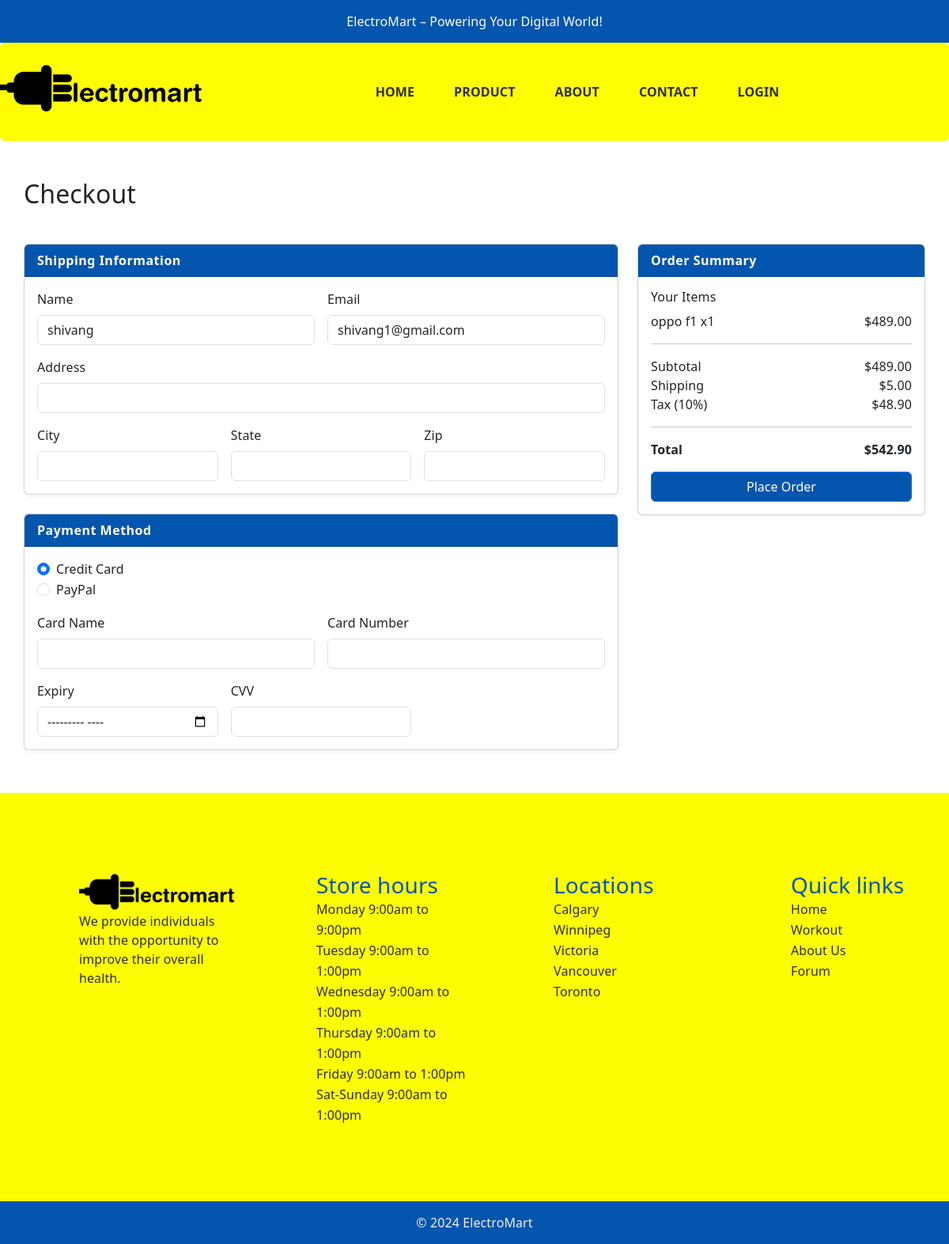
Page /customer/checkout.php (signed in) on the committed database.
### tables this page shows
CREATE TABLE `users` (
  `id` int(11) NOT NULL,
  `name` varchar(100) NOT NULL,
  `email` varchar(150) NOT NULL,
  `phone` varchar(15) DEFAULT NULL,
  `password` varchar(255) NOT NULL,
  `role` enum('customer','vendor','admin') NOT NULL,
  `address` varchar(255) NOT NULL,
  `created_at` timestamp NOT NULL DEFAULT current_timestamp()
);

CREATE TABLE `cart` (
  `id` int(11) NOT NULL,
  `user_id` int(11) NOT NULL,
  `product_id` int(11) NOT NULL,
  `quantity` int(11) NOT NULL DEFAULT 1,
  `created_at` timestamp NOT NULL DEFAULT current_timestamp()
);

CREATE TABLE `products` (
  `id` int(11) NOT NULL,
  `vendor_id` int(11) NOT NULL,
  `name` varchar(255) NOT NULL,
  `description` text DEFAULT NULL,
  `Features` varchar(255) NOT NULL,
  `price` decimal(10,2) NOT NULL,
  `category` int(11) DEFAULT NULL,
  `stock` int(11) DEFAULT 0,
  `image` varchar(255) DEFAULT NULL,
  `created_at` timestamp NOT NULL DEFAULT current_timestamp()
);

### customer/checkout.php (the view, shortened to what this page needs)
<?php
include '../config/db.php';
$user_id = $_SESSION['user_id'];
$cart_items = $conn->query("
    SELECT c.id as cart_id, c.quantity, p.id as product_id, p.name, p.price
    FROM cart c
    JOIN products p ON c.product_id = p.id
    WHERE c.user_id = $user_id
");
$subtotal = 0;
$cart_array = [];
while($item = $cart_items->fetch_assoc()) {
    $subtotal += $item['price'] * $item['quantity'];
    $cart_array[] = $item;
}
$user = $conn->query("SELECT * FROM users WHERE id = $user_id")->fetch_assoc();
?>
<!DOCTYPE html>
<html lang="en">
<head>
    <link href="https://cdn.jsdelivr.net/npm/bootstrap@5.3.0/dist/css/bootstrap.min.css" rel="stylesheet">
</head>
<body>
<?php include 'header.php'; ?>
<div class="checkout-main-content mt-5">
    <h2>Checkout</h2>
    <form method="post" action="" novalidate>
        <div class="row mt-4">
            <div class="col-md-8">
                <div class="card mb-4">
                    <div class="card-header bg-primary text-white checkout-heading">Shipping Information</div>
                    <div class="card-body">
                        <div class="row g-3">
                            <div class="col-md-6">
                                <label class="form-label">Name</label>
                                <input type="text" class="form-control" pattern="[A-Za-z\s]{1,15}" title="Only letters, max 15 characters" value="<?php echo htmlspecialchars($user['name']); ?>" readonly>
                            </div>
                            <div class="col-md-6">
                                <label class="form-label">Email</label>
                                <input type="email" class="form-control" value="<?php echo htmlspecialchars($user['email']); ?>" readonly>
                            </div>
                            <div class="col-12">
                                <label class="form-label">Address</label>
                                <input type="text" name="address" class="form-control" required>
                            </div>
                            <div class="col-md-4">
                                <label class="form-label">City</label>
                                <input type="text" name="city" class="form-control" required>
                            </div>
                            <div class="col-md-4">
                                <label class="form-label">State</label>
                                <input type="text" name="state" class="form-control" required>
                            </div>
                            <div class="col-md-4">
                                <label class="form-label">Zip</label>
                                <input type="text" name="zip" class="form-control" required pattern="^[A-Za-z]\d[A-Za-z][ -]?\d[A-Za-z]\d$" title="Enter a valid Canadian postal code (e.g., A1A 1A1)">
                            </div>
                        </div>
                    </div>
                </div>
                <div class="card mb-4">
                    <div class="card-header bg-primary text-white checkout-heading">Payment Method</div>
                    <div class="card-body">
                        <div class="form-check">
                            <input class="form-check-input" type="radio" name="paymentMethod" id="creditCard" value="creditCard" checked required>
                            <label class="form-check-label" for="creditCard">Credit Card</label>
                        </div>
                        <div class="form-check">
                            <input class="form-check-input" type="radio" name="paymentMethod" id="paypal" value="paypal">
                            <label class="form-check-label" for="paypal">PayPal</label>
                        </div>
                        <div class="mt-3">
                            <div class="row g-3">
                                <div class="col-md-6">
                                    <label class="form-label">Card Name</label>
                                    <input type="text" class="form-control" required pattern="[A-Za-z\s]+" title="Only letters allowed">
                                </div>
                                <div class="col-md-6">
                                    <label class="form-label">Card Number</label>
                                    <input type="text" class="form-control" required pattern="\d{16}" maxlength="16" title="Enter 16 digit card number">
                                </div>
                                <div class="col-md-4">
                                    <label class="form-label">Expiry</label>
                                    <input type="month" class="form-control" id="expiry" required>
                                </div>
                                <div class="col-md-4">
                                    <label class="form-label">CVV</label>
                                    <input type="text" class="form-control" required pattern="\d{3}" maxlength="3" title="Enter 3 digit CVV">
                                </div>
                            </div>
                        </div>
                    </div>
                </div>
            </div>
            <div class="col-md-4">
                <div class="card">
                    <div class="card-header bg-primary text-white checkout-heading">Order Summary</div>
                    <div class="card-body">
                        <h6>Your Items</h6>
                        <?php foreach ($cart_array as $item): ?>
                            <div class="d-flex justify-content-between">
                                <div><?php echo $item['name']; ?> x<?php echo $item['quantity']; ?></div>
                                <div>$<?php echo number_format($item['price'] * $item['quantity'], 2); ?></div>
                            </div>
                        <?php endforeach; ?>
                        <hr>
                        <div class="d-flex justify-content-between"><span>Subtotal</span><span>$<?php echo number_format($subtotal, 2); ?></span></div>
                        <div class="d-flex justify-content-between"><span>Shipping</span><span>$5.00</span></div>
                        <div class="d-flex justify-content-between"><span>Tax (10%)</span><span>$<?php echo number_format($subtotal * 0.1, 2); ?></span></div>
                        <hr>
                        <div class="d-flex justify-content-between fw-bold">
                            <span>Total</span>
                            <span>$<?php echo number_format($subtotal + 5 + ($subtotal * 0.1), 2); ?></span>
                        </div>
                        <button type="submit" class="btn btn-primary w-100 mt-3">Place Order</button>
                    </div>
                </div>
            </div>
        </div>
    </form>
</div>
<?php include 'footer.php'; ?>
</body>
</html>

### rows in the picture
users: name "shivang", email "shivang1@gmail.com"
cart: product.name "oppo f1", quantity "1", $item['price']*$item['quantity'] "489.00"

### other values in the picture
$subtotal "489.00"
$subtotal * 0.1 "48.90"
$subtotal + 5 + ($subtotal * 0.1) "542.90"
